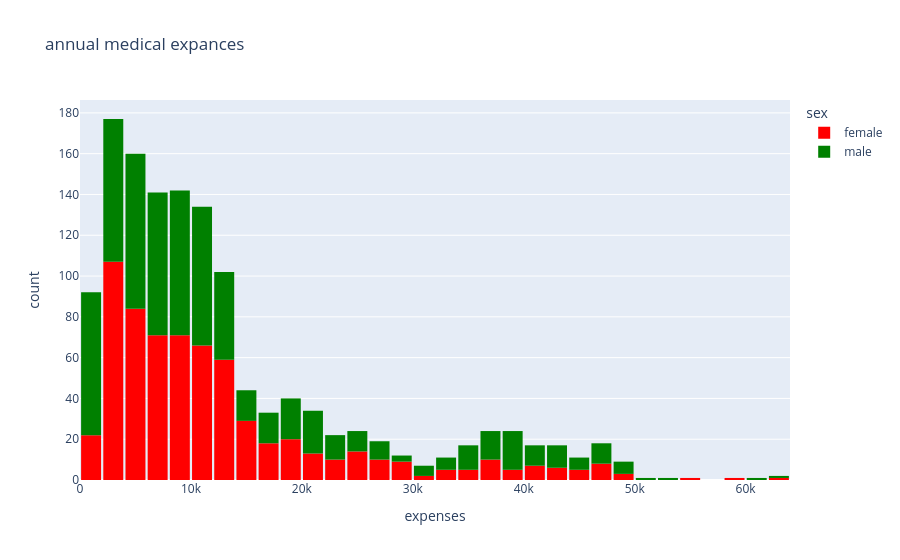

The notebook cell this image was saved under:
### Code cell
fig4 = px.histogram(df, x = 'expenses', color = 'sex', color_discrete_sequence = ['red', 'green'], title = 'annual medical expances')
fig4.update_layout(bargap = 0.1)
fig4.show()

### Figure 1 — Plotly figure (JSON) as saved in the notebook; plotly's stock layout.template omitted (floating-point values rounded to 4 significant figures; data arrays with more than 128 entries replaced by an {"elided": "..."} marker saying what was removed)
{"data": [{"bingroup": "x", "hovertemplate": "sex=female<br>expenses=%{x}<br>count=%{y}<extra></extra>", "legendgroup": "female", "marker": {"color": "red", "pattern": {"shape": ""}}, "name": "female", "orientation": "v", "showlegend": true, "type": "histogram", "x": {"elided": "662 float values"}, "xaxis": "x", "yaxis": "y"}, {"bingroup": "x", "hovertemplate": "sex=male<br>expenses=%{x}<br>count=%{y}<extra></extra>", "legendgroup": "male", "marker": {"color": "green", "pattern": {"shape": ""}}, "name": "male", "orientation": "v", "showlegend": true, "type": "histogram", "x": {"elided": "676 float values"}, "xaxis": "x", "yaxis": "y"}], "layout": {"bargap": 0.1, "barmode": "relative", "legend": {"title": {"text": "sex"}, "tracegroupgap": 0}, "title": {"text": "annual medical expances"}, "xaxis": {"anchor": "y", "domain": [0, 1], "title": {"text": "expenses"}}, "yaxis": {"anchor": "x", "domain": [0, 1], "title": {"text": "count"}}}}
